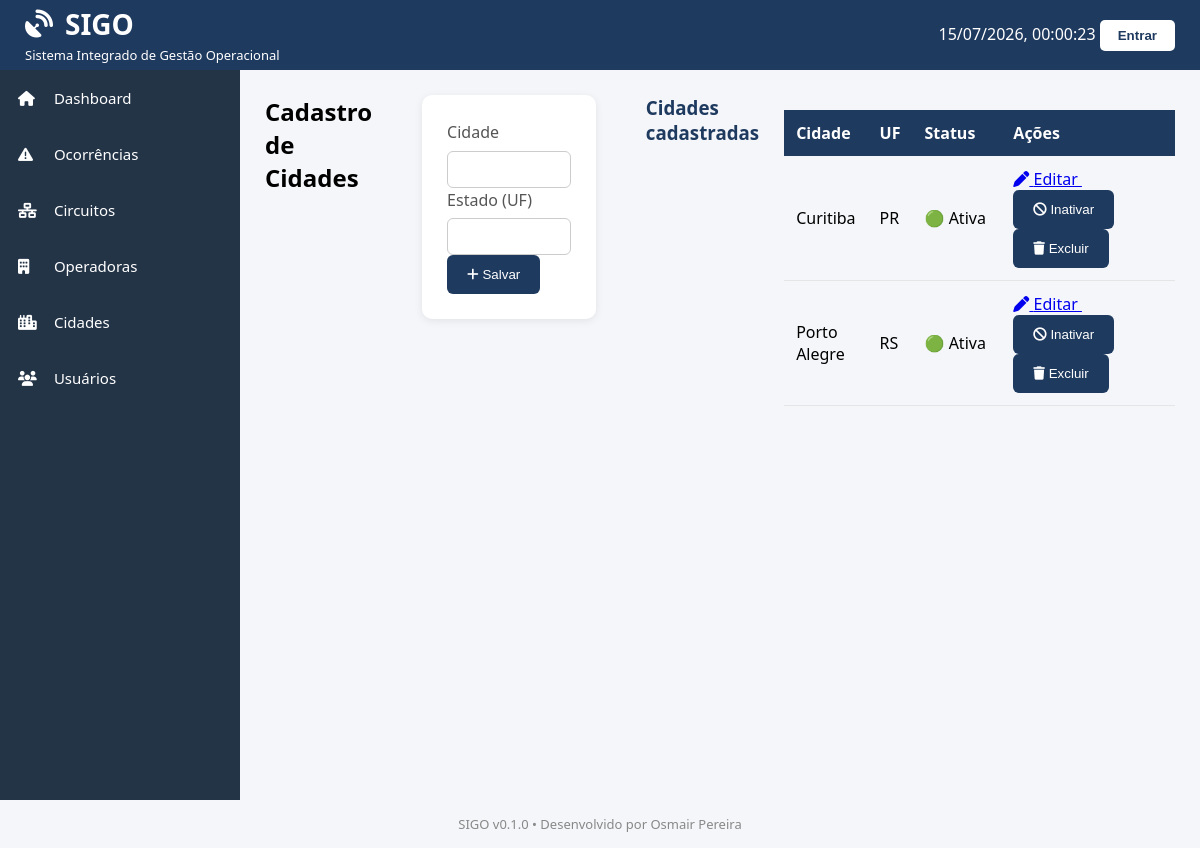
/cidades, run on an earlier commit of the app's database.
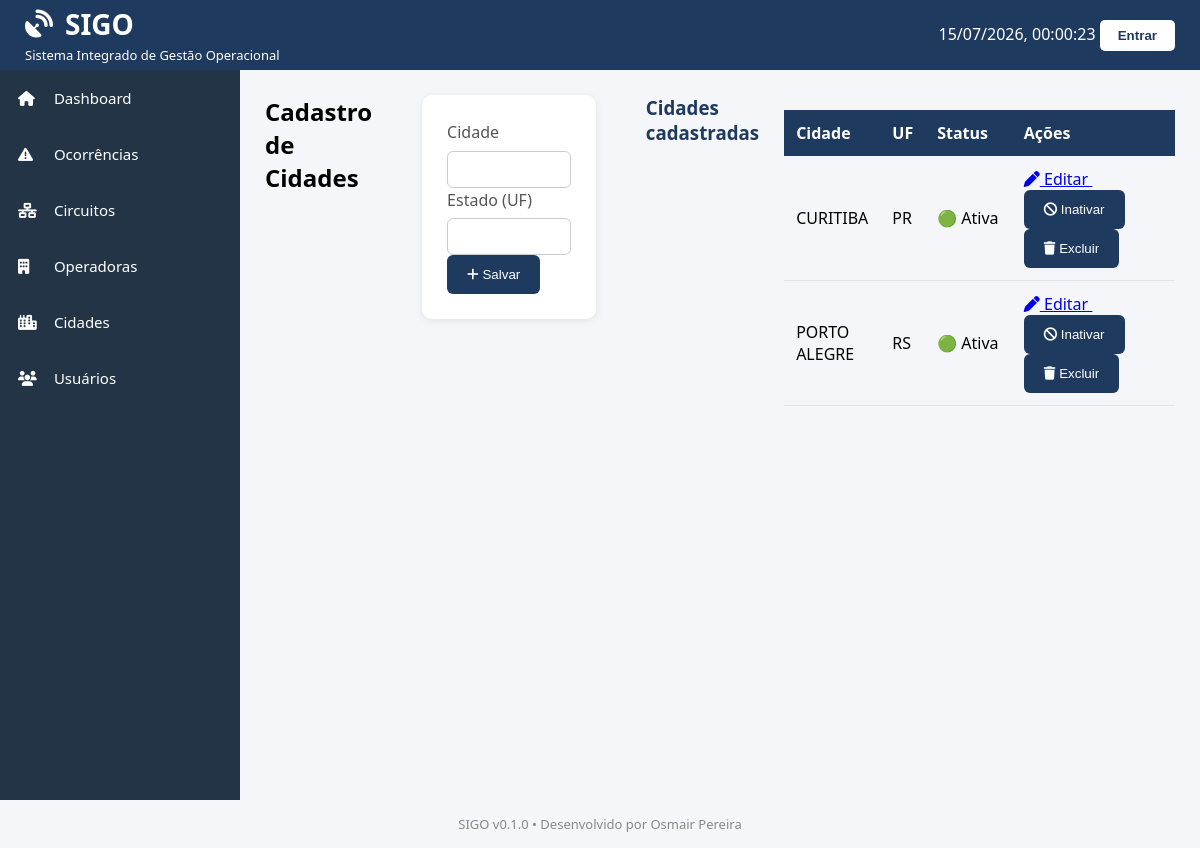
And on a later commit of the database.
### app/models.py (models this page shows, shortened)
class BaseModel(db.Model):
    __abstract__ = True
    id = db.Column(db.Integer, primary_key=True)
    ativo = db.Column(
        db.Boolean,
        default=True,
        nullable=False,
    )
    created_at = db.Column(
        db.DateTime,
        default=agora,
        nullable=False,
    )
    updated_at = db.Column(
        db.DateTime,
        default=agora,
        onupdate=agora,
        nullable=False,
    )

class Cidade(BaseModel):
    __tablename__ = "cidades"
    cidade = db.Column(
        db.String(100),
        nullable=False,
    )
    estado = db.Column(
        db.String(2),
        nullable=False,
    )

### app/routes/cidades.py (the view, shortened to what this page needs)
@cidades_bp.route("/cidades", methods=["GET", "POST"])
def lista_cidades():
    editar = None
    editar_id = request.args.get("editar")
    if editar_id:
        editar = Cidade.query.get_or_404(editar_id)
    cidades = Cidade.query.order_by(
        Cidade.estado,
        Cidade.cidade,
    ).all()
    return render_template(
        "cidades/lista.html",
        cidades=cidades,
        editar=editar,
    )

### app/templates/cidades/lista.html (shortened to what this page needs)
{% extends "base.html" %}
{% block content %}
<h2>Cadastro de Cidades</h2>
<form method="POST" class="form-card">
    <p>
        <label>Cidade</label>
        <input
            type="text"
            name="cidade"
            required
            value="{{ editar.cidade if editar else '' }}">
    </p>
    <p>
        <label>Estado (UF)</label>
        <input
            type="text"
            name="estado"
            maxlength="2"
            required
            value="{{ editar.estado if editar else '' }}">
    </p>
    <button type="submit">
        {% if editar %}
            <i class="fa-solid fa-pen"></i>
            Atualizar
        {% else %}
            <i class="fa-solid fa-plus"></i>
            Salvar
        {% endif %}
    </button>
</form>
<h3>Cidades cadastradas</h3>
<table class="tabela">
    <thead>
        <tr>
            <th>Cidade</th>
            <th>UF</th>
            <th width="120">Status</th>
            <th width="320">Ações</th>
        </tr>
    </thead>
 <tbody>
{% for cidade in cidades %}
<tr>
    <td>{{ cidade.cidade }}</td>
    <td>{{ cidade.estado }}</td>
    <td>
        {% if cidade.ativo %}
            🟢 Ativa
        {% else %}
            🔴 Inativa
        {% endif %}
    </td>
    <td>
        <a
            href="{{ url_for('cidades.lista_cidades', editar=cidade.id) }}">
            <i class="fa-solid fa-pen"></i>
            Editar
        </a>
        <form
            method="POST"
            action="{{ url_for('cidades.alterar_status', id=cidade.id) }}"
            style="display:inline;">
            <button type="submit">
                {% if cidade.ativo %}
                    <i class="fa-solid fa-ban"></i>
                    Inativar
                {% else %}
                    <i class="fa-solid fa-check"></i>
                    Ativar
                {% endif %}
            </button>
        </form>
        <form
            method="POST"
            action="{{ url_for('cidades.excluir_cidade', id=cidade.id) }}"
            style="display:inline;">
            <button
                type="submit"
                onclick="return confirm('Deseja excluir definitivamente esta cidade?')">
                <i class="fa-solid fa-trash"></i>
                Excluir
            </button>
        </form>
    </td>
</tr>
{% endfor %}
</tbody>
</table>
{% endblock %}

What changed in the data, as far as the page shows it:
changed Cidade "PR": cidade "Curitiba" → "CURITIBA"
changed Cidade "RS": cidade "Porto Alegre" → "PORTO ALEGRE"
